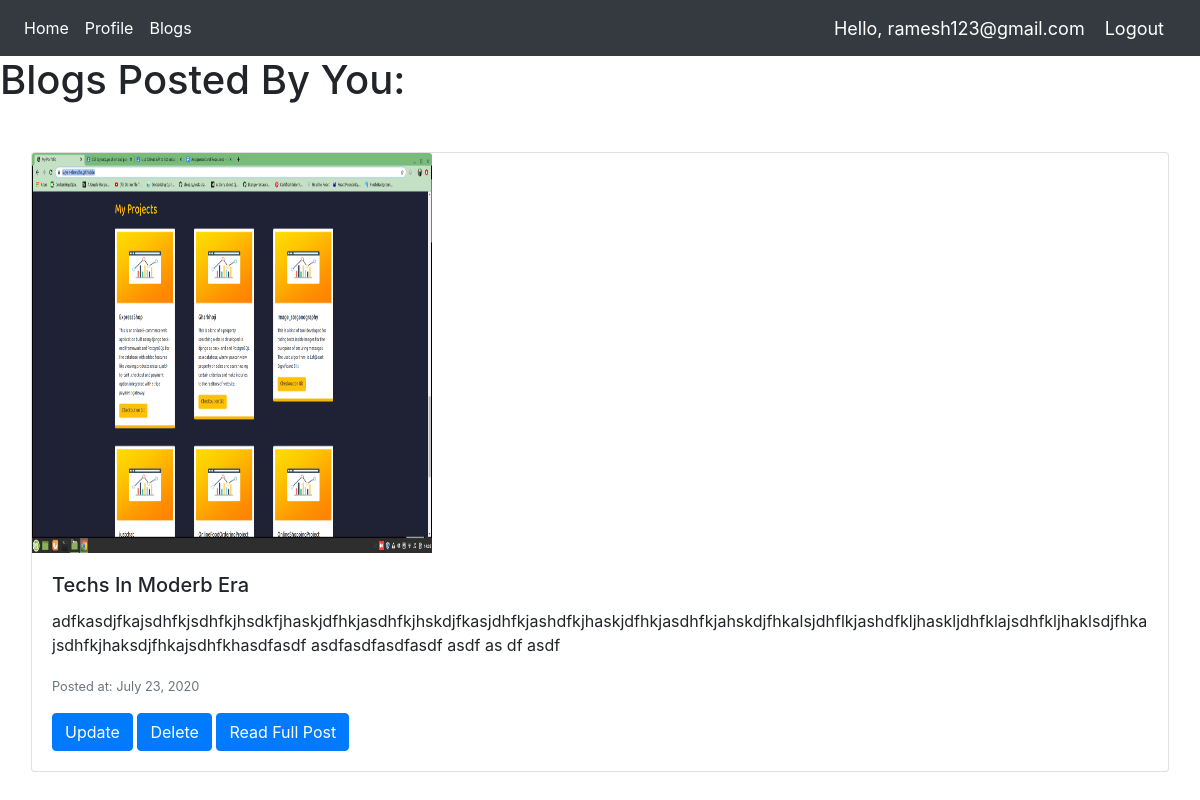
/user/myblogs/ (signed in), run on the app's committed database.
### user/models.py (models this page shows)
class CustomUser(AbstractUser):
    username = None
    profile_pic = models.ImageField(_('profile picture'), upload_to='users/')
    email = models.EmailField(_('email address'), unique=True)
    USERNAME_FIELD = 'email'
    REQUIRED_FIELDS = []
    objects = CustomUserManager()
    def __str__(self):
        return self.email

### blog/models.py (models this page shows, shortened)
class BlogArticle(models.Model):
    title = models.CharField(max_length=150)
    description = models.TextField()
    image = models.ImageField(upload_to='blog/')
    author = models.ForeignKey(CustomUser, on_delete=models.CASCADE)
    created_at = models.DateField(auto_now_add=True)
    updated_at = models.DateField(auto_now=True)

### blog/views.py (the view)
# urls.py: path('myblogs/', UserBlogListView.as_view(), name='myblogs')
class UserBlogListView(LoginRequiredMixin, ListView):
    model = BlogArticle
    template_name = 'user/userblogs.html'
    def get_context_data(self, **kwargs):
        context = super().get_context_data(**kwargs)
        logged_in_user = CustomUser.objects.get(email=self.request.user.email)
        blogs = BlogArticle.objects.filter(author=logged_in_user)
        context['blogs'] = blogs
        return context

### user/templates/user/userblogs.html (shortened to what this page needs)
{% extends 'base.html' %}
{% block content %}
<h1>Blogs Posted By You:</h1>
<div class="card-deck my-5 mx-3">
    {% for blog in blogs %}
    <div class="card ">
        <img src="{{blog.image.url}}" class="card-img-top" alt="...">
        <div class="card-body">
            <h5 class="card-title">{{blog.title}}</h5>
            <p class="card-text">{{blog.description}}</p>
            <p class="card-text"><small class="text-muted">Posted at: {{blog.created_at}}</small></p>
            {% if blog.author.email == request.user.email %}
            <a href="{% url 'blog:blog-update' blog.pk %}" class="btn btn-primary">Update</a>
            <a href="{% url 'blog:blog-delete' blog.pk %}" class="btn btn-primary">Delete</a>
            {% endif %}
            <a href="{% url 'blog:blog-detail' blog.pk %}" class="btn btn-primary">Read Full Post</a>
        </div>
    </div>
    {% endfor %}
</div>
{% endblock %}

### templates/base.html (shortened to what this page needs)
<!DOCTYPE html>
{% load static %}
<html lang="en">
<head>
    <link rel="stylesheet" href="https://stackpath.bootstrapcdn.com/bootstrap/4.5.0/css/bootstrap.min.css">
    <link rel="stylesheet" href="https://use.fontawesome.com/releases/v5.6.1/css/all.css">
    <link rel="stylesheet" type="text/css" href="{% static 'css/main.css' %}">
</head>
<body>
    <nav class="navbar navbar-expand-lg navbar-dark bg-dark">
        <div class="collapse navbar-collapse" id="navbarNav">
            <ul class="navbar-nav">
                <li class="nav-item active">
                    <a class="nav-link" href="{% url 'home' %}">Home</a>
                </li>
                {% if request.user.is_authenticated %}
                <li class="nav-item active">
                    <a class="nav-link" href="{% url 'user:profile' %}">Profile</a>
                </li>
                {% endif %}
                <li class="nav-item active">
                    <a class="nav-link" href="{% url 'blog:blog-list' %}">Blogs</a>
                </li>
            </ul>
        </div>
        {% if request.user.is_authenticated %}
        <span class="hello-msg">Hello, {{request.user}}</span>
        <span ><a  class="hello-msg" href="{% url 'user:logout' %}">Logout</a></span>
        {% else %}
        <span><a  class="hello-msg" href="{% url 'user:login' %}">Login</span>
        <span ><a  class="hello-msg" href="{% url 'user:signup' %}">Signup</a></span>
        {% endif %}
    </nav>
    {% block content %}
    {% endblock %}
</body>
</html>

### static/css/main.css (style rules this page uses)
body, html { margin: 0; padding: 0; height: 100%; }

### templates/base.html (style rules this page uses)
.hello-msg { font-size: 18px; color: #fff; margin-right: 20px; text-decoration: none; }

### user/templates/user/userblogs.html (style rules this page uses)
.card-img-top { height: 400px; width: 400px; }

### data on the page
CustomUser: user "ramesh123@gmail.com"
BlogArticle: image (picture), title "Techs In Moderb Era", description "adfkasdjfkajsdhfkjsdhfkjhsdkfjhaskjdfhkjasdhfkjhskdjfkasjdhfkjashdfkjhaskjdfhkjasdhfkjahskdjfhkalsjdhflkjashdfkljhaskljdhfklajsdhfkljhaklsdjfhkajsdhfkjhaksdjfhkajsdhfkhasdfasdf asdfasdfasdfasdf asdf as df asdf", created_at "July 23, 2020", shows "Update"
